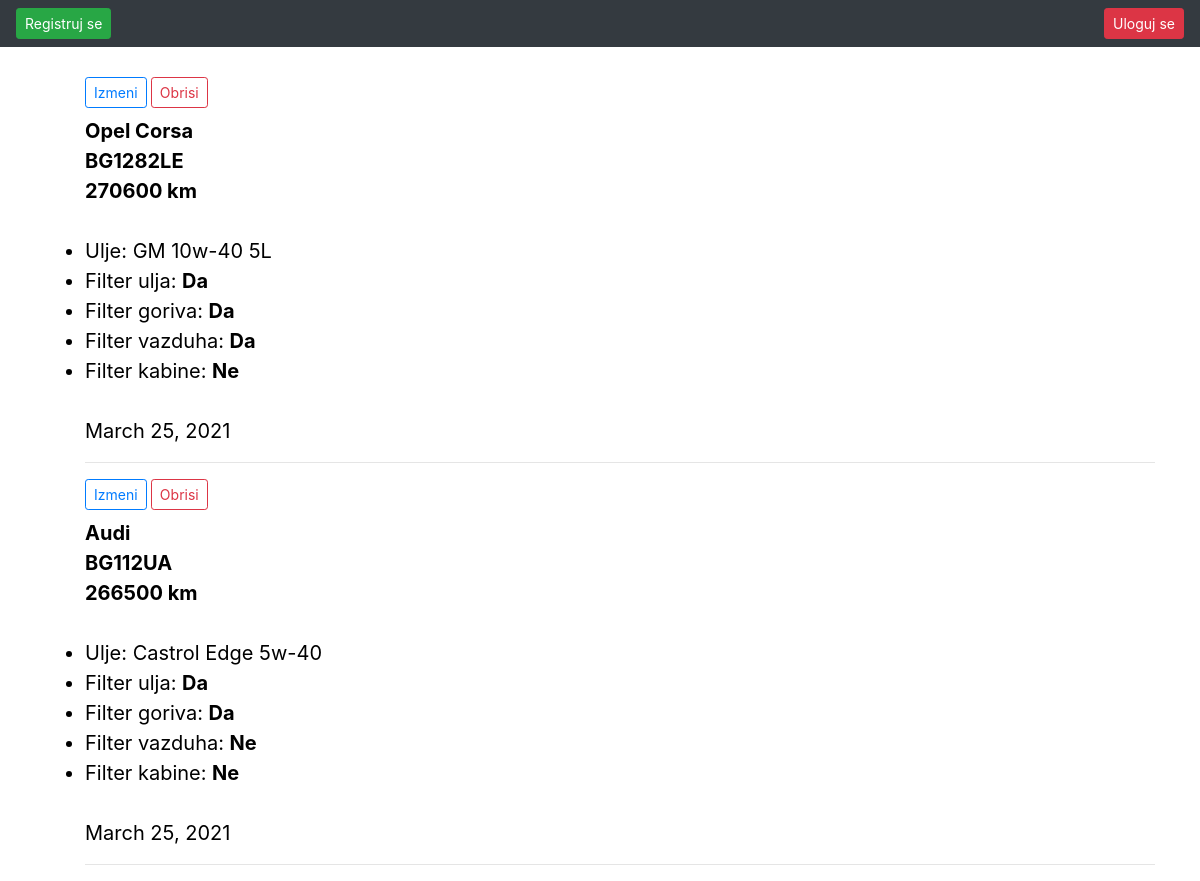
/, run on an earlier commit of the app's database.
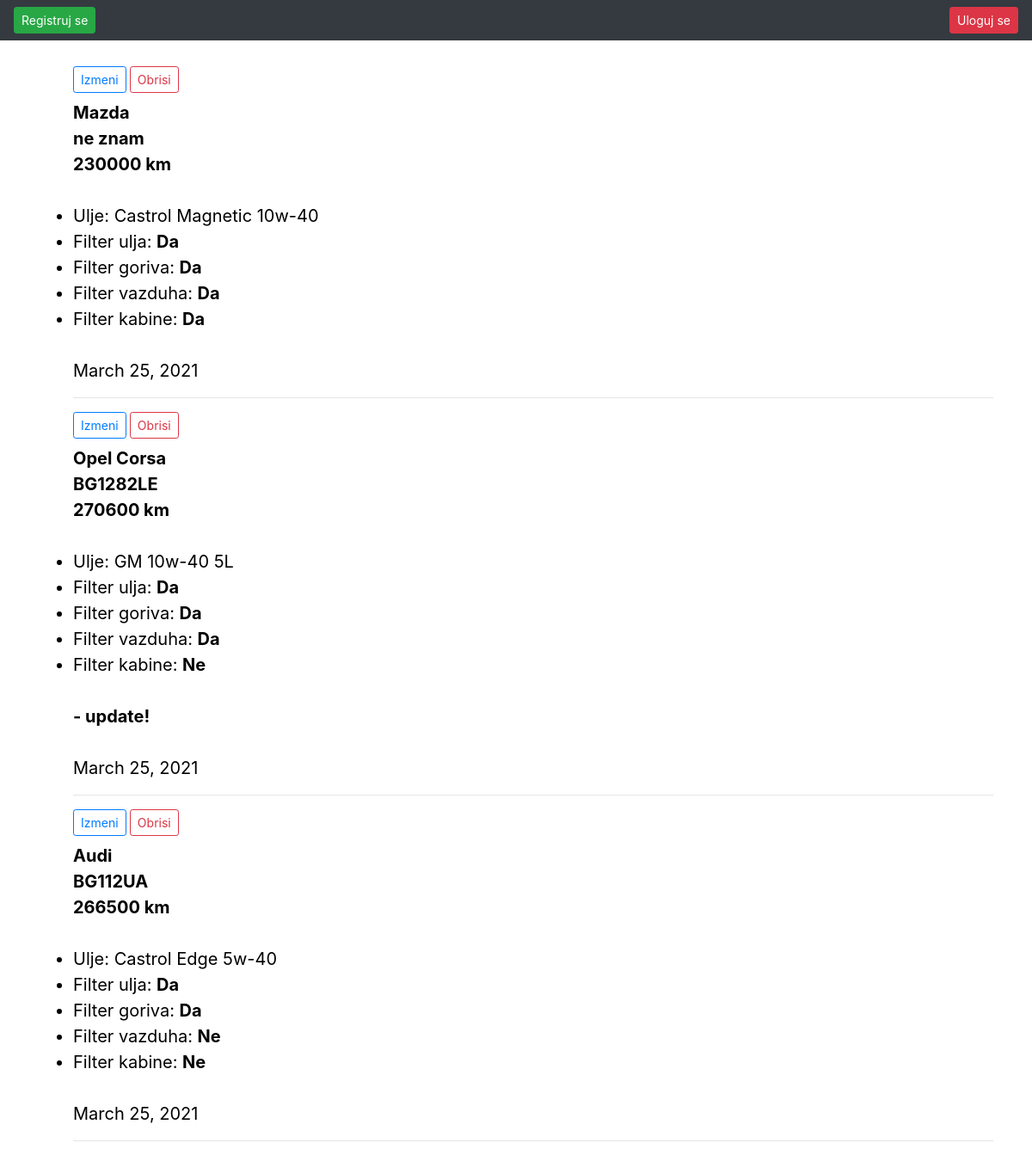
And on a later commit of the database.
### app/models.py (models this page shows, shortened)
class MaliServis(models.Model):
	user = models.ForeignKey(User, on_delete=models.CASCADE)
	ms_automobila = models.ForeignKey('Automobil', on_delete=models.CASCADE)
	tablica = models.CharField(max_length=10, blank=True, null=True)
	kilometraza = models.IntegerField()
	ulje = models.CharField(max_length=30)
	filter_ulja = models.BooleanField()
	filter_goriva = models.BooleanField()
	filter_vazduha = models.BooleanField()
	filter_kabine = models.BooleanField()
	info = models.TextField(max_length=1000, blank=True, null=True)
	date = models.DateTimeField(default=datetime.now, null=True)
	class Meta:
		ordering = ['-date']

class Automobil(models.Model):
	marka = models.CharField(max_length=30)
	def __str__(self):
		return f'{self.marka}'

### app/views.py (the view)
# urls.py: path('', views.index, name='index'),
def index(request):
	mali_servis = MaliServis.objects.all()
	return render(request, 'index.html', {'mali_servis':mali_servis})

### app/templates/index.html
{% extends 'base.html' %}
{% block content %}
<div class="container">
  {% for ms in mali_servis %}
    <ul><b>
        <h6><a href="{% url 'update' ms.pk %}" class="btn btn-outline-primary btn-sm"> Izmeni </a> <a href="{% url 'delete' ms.pk %}" class="btn btn-outline-danger btn-sm"> Obrisi </a></h6>
    	{{ ms.ms_automobila }}
            <br>
    	{{ ms.tablica }}<br>
    	{{ ms.kilometraza }} km</b><br>
    	<br>
    	<li>Ulje: {{ ms.ulje }}</li>
    	<li>
    	{% if ms.filter_ulja %}
    		Filter ulja: <b>Da</b>
    	{% else %}
    		Filter ulja: <b>Ne</b>
    	{% endif %}
    	</li>
    	<li>
    	{% if ms.filter_goriva %}
    		Filter goriva: <b>Da</b>
    	{% else %}
    		Filter goriva: <b>Ne</b>
    	{% endif %}
    	</li>
    	<li>
    	{% if ms.filter_vazduha %}
    		Filter vazduha: <b>Da</b>
    	{% else %}
    		Filter vazduha: <b>Ne</b>
    	{% endif %}
    	</li>
    	<li>
    	{% if ms.filter_kabine %}
    		Filter kabine: <b>Da</b>
    	{% else %}
    		Filter kabine: <b>Ne</b>
    	{% endif %}
    	</li>
      {% if ms.info %}
      <br>
        <b>- {{ ms.info }} </b>
        <br>
      {% endif %}
      <br>
    	{{ ms.date.date }}
    	<hr>
    </ul>
  {% endfor %}
  </div>
{% endblock %}

### app/templates/base.html (shortened to what this page needs)
<!DOCTYPE html>
<html>
<head>
    <link rel="stylesheet" href="https://stackpath.bootstrapcdn.com/bootstrap/4.4.1/css/bootstrap.min.css">
 </head>
    {% if not user.is_authenticated %}
        <nav class="navbar bg-dark">
            <a href="{% url 'register' %}" class="btn btn-success btn-sm"> Registruj se</a>
            <a href="{% url 'login' %}" class="btn btn-danger btn-sm"> Uloguj se </a>
        </nav>
    {% else %}
        <nav class="navbar bg-dark">
        	<a href="{% url 'index' %}" class="btn btn-success btn-sm"> Pocetna Strana </a>
        	<a href="{% url 'new' %}" class="btn btn-success"> Novi Servis </a>
        	<a href="{% url 'logout' %}" class="btn btn-danger btn-sm"> Odjavi se </a>
        </nav>
     {% endif %}
     <body>
        <br>
         {% block content %}{% endblock %}
     </body>
</html>

### app/templates/base.html (style rules this page uses)
body { background-color: white; font-size: 20px; color: black; text-align: left; }

What changed in the data, as far as the page shows it:
added MaliServis: ms_automobila "Mazda", tablica "ne znam", kilometraza "230000", ulje "Castrol Magnetic 10w-40", shows "Filter ulja:", filter_ulja "Da", shows "Filter goriva:", filter_goriva "Da", shows "Filter vazduha:", filter_vazduha "Da", shows "Filter kabine:", filter_kabine "Da", date "March 25, 2021"
changed MaliServis "BG1282LE": info (not shown) → "update!"
